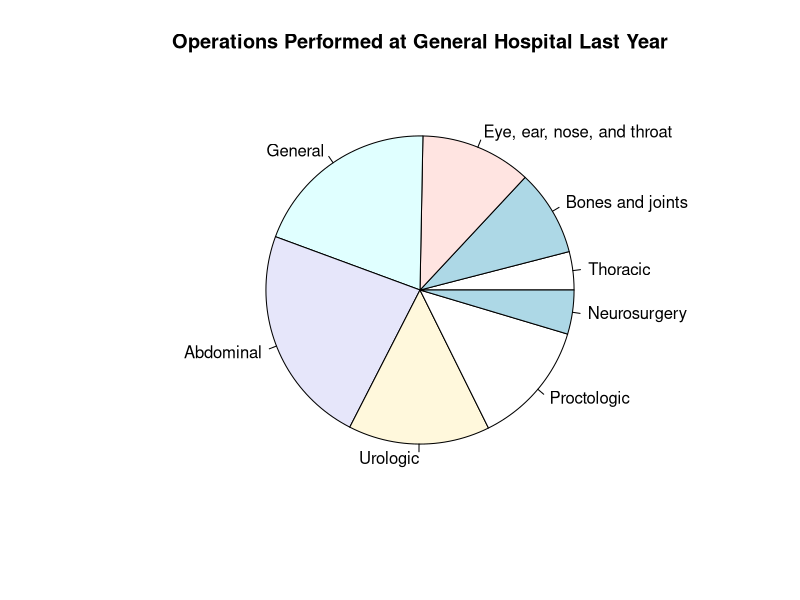
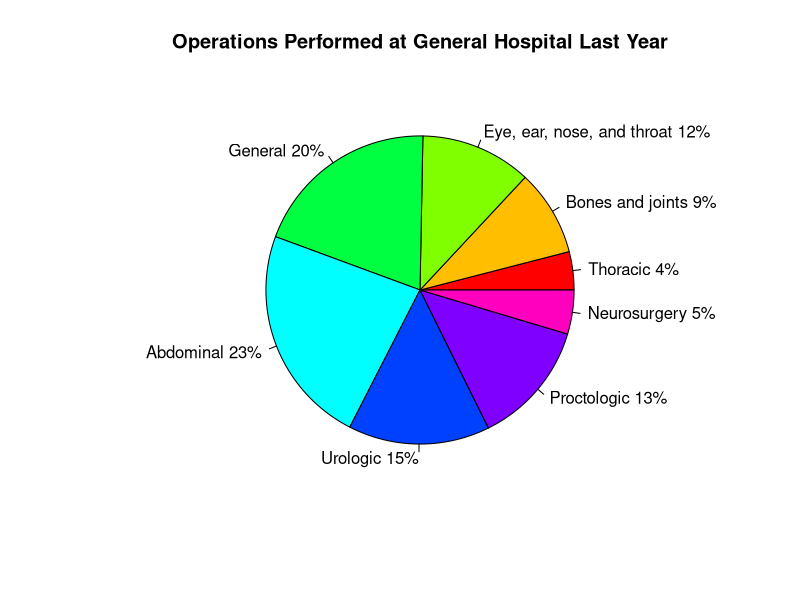
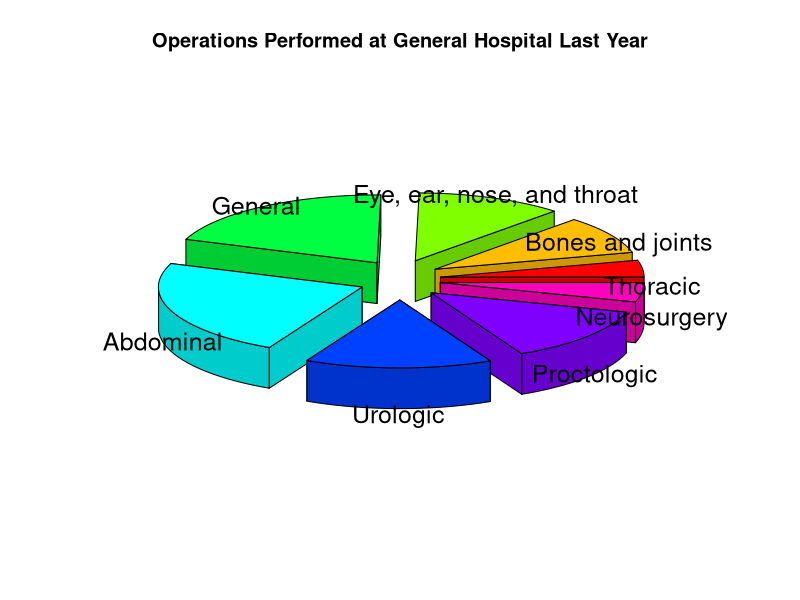
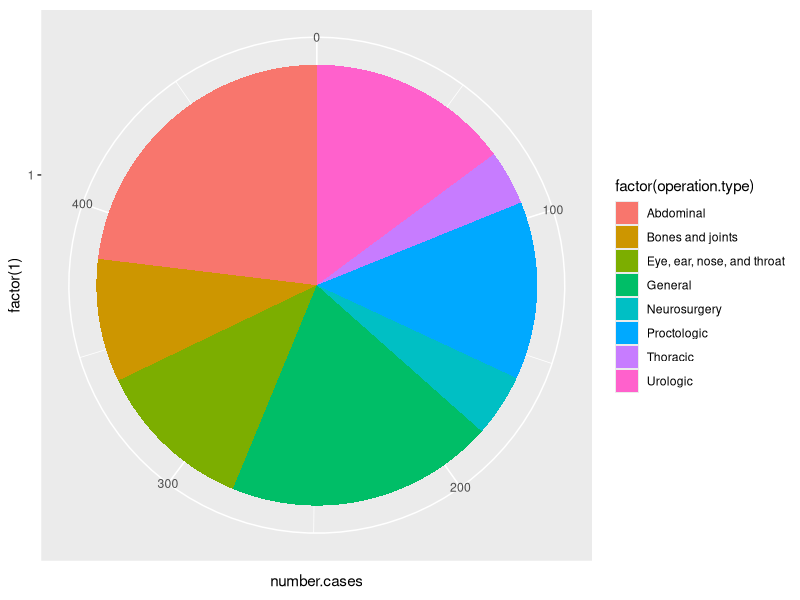

Reproduce these figures in R, in order.
## ---- chunk 1
operation.type <- c("Thoracic", "Bones and joints", 
                    "Eye, ear, nose, and throat", "General", "Abdominal", 
                    "Urologic", "Proctologic", "Neurosurgery")

number.cases <- c(20,45,58,98,115,74,65,23)

operations <- data.frame(operation.type, number.cases)
## ---- chunk 2
pie(number.cases, labels = operation.type, 
    main="Operations Performed at General Hospital Last Year")

## ---- chunk 3
pct <- round(number.cases/sum(number.cases)*100)

lbls <- paste(operation.type, pct) # add percents to labels 
lbls <- paste(lbls,"%",sep="") # ad % to labels 

pie(number.cases, labels = lbls, col=rainbow(length(lbls)),
       main="Operations Performed at General Hospital Last Year")
## ---- chunk 4
library(plotrix)

pie3D(number.cases,labels=operation.type,explode=0.2,
       main="Operations Performed at General Hospital Last Year")
## ---- chunk 5
library(ggplot2)
p = ggplot(data=operations, 
       aes(x=factor(1),
           y=number.cases,
           fill = factor(operation.type)
      ),
)
p=p + geom_bar(width = 1, stat="identity") 
p = p + coord_polar(theta="y") 
p
